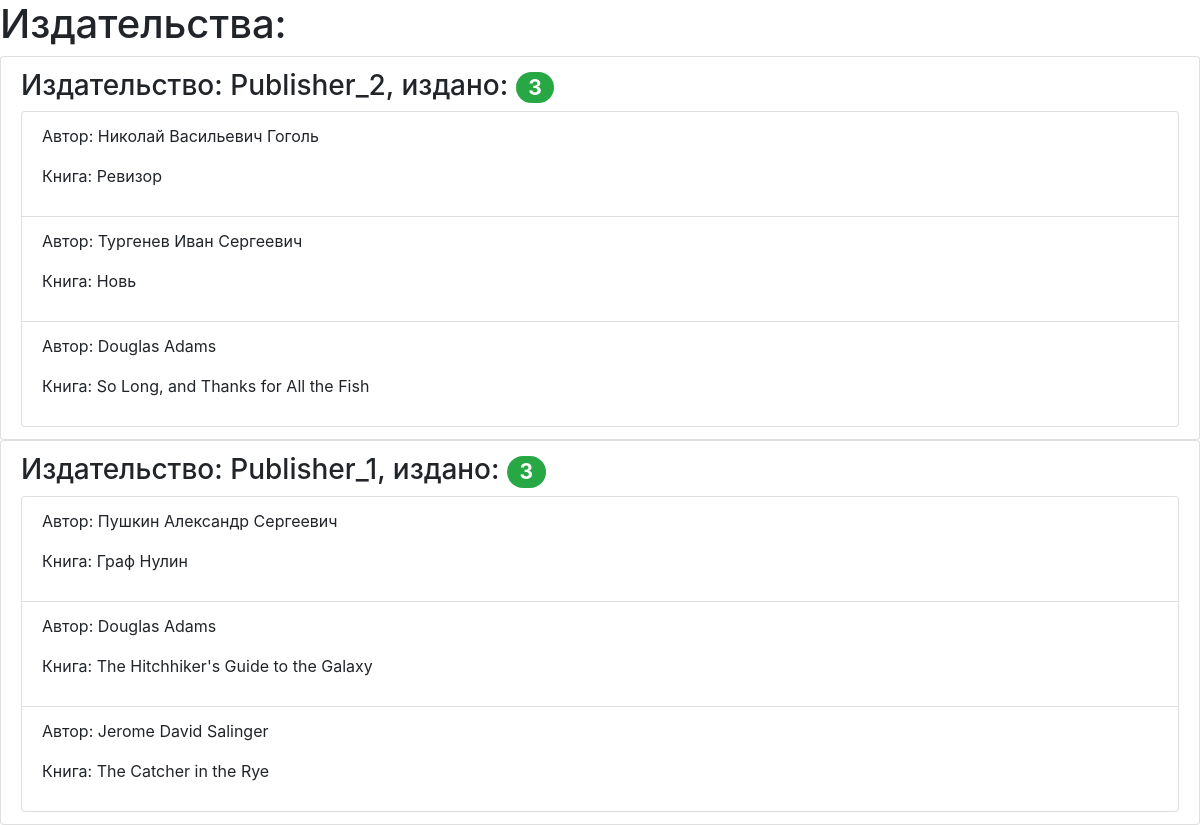
Page /publisher/ on the committed database.
### p_library/models.py (models this page shows, shortened)
class Publisher(models.Model):
    name = models.TextField()

class Book(models.Model):
    ISBN = models.CharField(max_length=13)
    title = models.TextField()
    description = models.TextField()
    year_release = models.SmallIntegerField()
    copy_count = models.SmallIntegerField(default=1)
    price = models.DecimalField(max_digits=12, decimal_places=2, default=0)
    author = models.ForeignKey(Author, on_delete=models.CASCADE, null=True, related_name='books')
    publisher = models.ForeignKey(Publisher, on_delete=models.SET_NULL, null=True)

class Author(models.Model):
    full_name = models.TextField()
    birth_year = models.SmallIntegerField()
    country = models.CharField(max_length=2)
    def __str__(self):
        return self.full_name

### p_library/views.py (the view)
# urls.py: path('publisher/', views.publisher),
def publisher(request):
    template = loader.get_template('publisher.html')
    publishers = Publisher.objects.all()
    publishers_data = {
        "publishers": publishers,
    }
    return HttpResponse(template.render(publishers_data, request))

### p_library/templates/publisher.html (shortened to what this page needs)
<!doctype html>
<html lang="ru">
  <head>
    <link rel="stylesheet" href="https://stackpath.bootstrapcdn.com/bootstrap/4.5.0/css/bootstrap.min.css">
  </head>
  <body>
    <h1>Издательства:</h1>
    {% for publisher in publishers %}
        <ul class="list-group">
            <li class="list-group-item">
                <h3>Издательство: {{ publisher.name }}, издано: <span class="badge badge-success badge-pill"> {{publisher.book_set.all|length}}</span></h3>
                <ul class="list-group">
                    {% for book in publisher.book_set.all %}
                        <li class="list-group-item">
                            <p>Автор: {{ book.author }}</p>
                            <p>Книга: {{ book.title }}</p>
                        </li>
                    {% endfor %}
                </ul>
            </li>
        </ul>
    {% endfor %}
  </body>

### rows in the picture
Publisher: name "Publisher_2", book_set.all|length "3"
Book: author "Николай Васильевич Гоголь", title "Ревизор"
Book: author "Тургенев Иван Сергеевич", title "Новь"
Book: author "Douglas Adams", title "So Long, and Thanks for All the Fish"
Publisher: name "Publisher_1", book_set.all|length "3"
Book: author "Пушкин Александр Сергеевич", title "Граф Нулин"
Book: author "Douglas Adams", title "The Hitchhiker's Guide to the Galaxy"
Book: author "Jerome David Salinger", title "The Catcher in the Rye"
